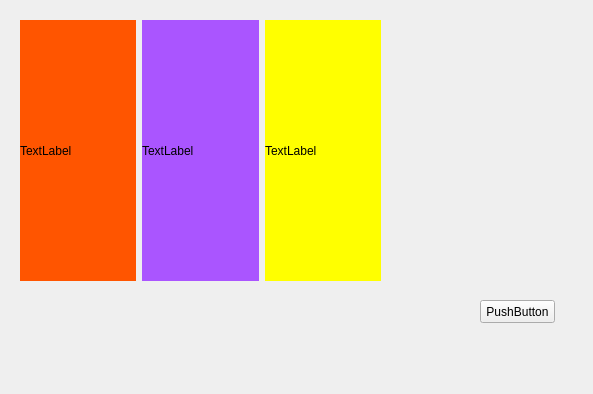
<?xml version="1.0" encoding="UTF-8"?>
<ui version="4.0">
 <class>recommendWidget</class>
 <widget class="QWidget" name="recommendWidget">
  <property name="geometry">
   <rect>
    <x>0</x>
    <y>0</y>
    <width>593</width>
    <height>394</height>
   </rect>
  </property>
  <property name="sizePolicy">
   <sizepolicy hsizetype="Maximum" vsizetype="Maximum">
    <horstretch>0</horstretch>
    <verstretch>0</verstretch>
   </sizepolicy>
  </property>
  <property name="sizeIncrement">
   <size>
    <width>100</width>
    <height>100</height>
   </size>
  </property>
  <property name="windowTitle">
   <string>Form</string>
  </property>
  <property name="autoFillBackground">
   <bool>false</bool>
  </property>
  <property name="styleSheet">
   <string notr="true">border-image: url(:/APlayer/Resources/background-picture.PNG);</string>
  </property>
  <widget class="QWidget" name="horizontalLayoutWidget">
   <property name="geometry">
    <rect>
     <x>20</x>
     <y>20</y>
     <width>361</width>
     <height>261</height>
    </rect>
   </property>
   <layout class="QHBoxLayout" name="horizontalLayout">
    <property name="sizeConstraint">
     <enum>QLayout::SetDefaultConstraint</enum>
    </property>
    <item>
     <widget class="QLabel" name="label">
      <property name="styleSheet">
       <string notr="true">background-color: rgb(255, 85, 0);</string>
      </property>
      <property name="text">
       <string>TextLabel</string>
      </property>
     </widget>
    </item>
    <item>
     <widget class="QLabel" name="label_2">
      <property name="styleSheet">
       <string notr="true">background-color: rgb(170, 85, 255);</string>
      </property>
      <property name="text">
       <string>TextLabel</string>
      </property>
     </widget>
    </item>
    <item>
     <widget class="QLabel" name="label_3">
      <property name="styleSheet">
       <string notr="true">background-color: rgb(255, 255, 0);</string>
      </property>
      <property name="text">
       <string>TextLabel</string>
      </property>
     </widget>
    </item>
   </layout>
  </widget>
  <widget class="QPushButton" name="pushButton">
   <property name="geometry">
    <rect>
     <x>480</x>
     <y>300</y>
     <width>75</width>
     <height>23</height>
    </rect>
   </property>
   <property name="text">
    <string>PushButton</string>
   </property>
  </widget>
 </widget>
 <resources/>
 <connections/>
</ui>
